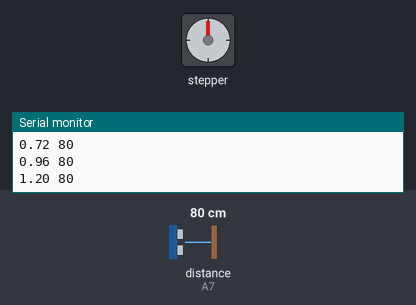
A sketch run on a simulated Arduino Nano, built with avr-gcc and run on an emulated ATmega328P. On the bench: stepper motor, the last lines printed to the serial monitor. Wiring (inferred from the names in the program): stepper motor driver (200 steps per turn assumed): step pin 3; direction pin 4. Inputs (shaded band) come from the test bench; at power-on: distance to the obstacle (sensor on A7) 80 cm.

Above: at 0.15 s.
At 10.02 s:
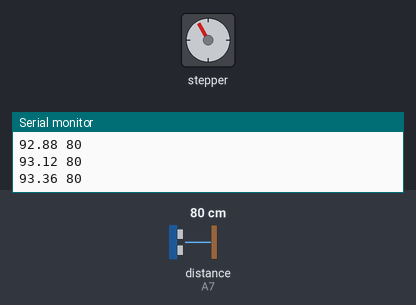
At 19.91 s:
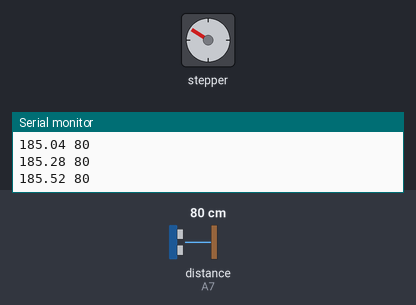
At 39.69 s:
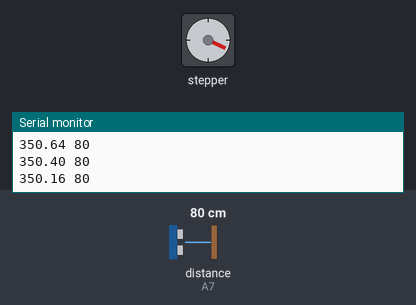
Timing chart, 0 to 40.0 s (numbered marks = the images above):
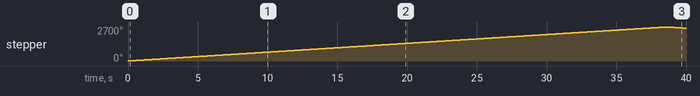

Measured:
- by itself, stepper: turns 2700° clockwise in 38.6 s, then 98° counter-clockwise in 1.4 s

The sketch:

lidar.ino
```cpp
#include <SharpIR.h>

#define IR_PIN     A7
#define MODEL      1080
#define STEP_PIN   3
#define DIR_PIN    4
#define STEP_MAX   1500
#define INTERVAL   5
#define STEP_DEG   3.0

SharpIR sharp(IR_PIN, 25, 1, MODEL);

// ir: the pin where your sensor is attached
// 25: the number of readings the library will make before calculating a mean distance
// 93: the difference between two consecutive measurements to be taken as valid
// model: an int that determines your sensor:  1080 for GP2Y0A21Y
//                                            20150 for GP2Y0A02Y
//                                            (working distance range according to the datasheets)
void setup(){
  Serial.begin(9600);
  pinMode(IR_PIN, INPUT);
  pinMode(STEP_PIN, OUTPUT);
  pinMode(DIR_PIN, OUTPUT);
}

unsigned int steps = 0;
int dir = 0;

void loop(){

  if ((steps == STEP_MAX) || (steps == 0)) {
    dir = !dir;
    digitalWrite(DIR_PIN, dir);
  }

  steps += dir ? 1 : -1;

  digitalWrite(STEP_PIN, 1);
  delay(1);
  digitalWrite(STEP_PIN, 0);
  delay(INTERVAL-1);

  int dis=sharp.distance();
  Serial.print(360 * (steps / (float)STEP_MAX));
  Serial.print(" ");
  if (dis > 100)
    dis = 100;

  Serial.println(dis < 0 ? 0 : dis);
}
```
